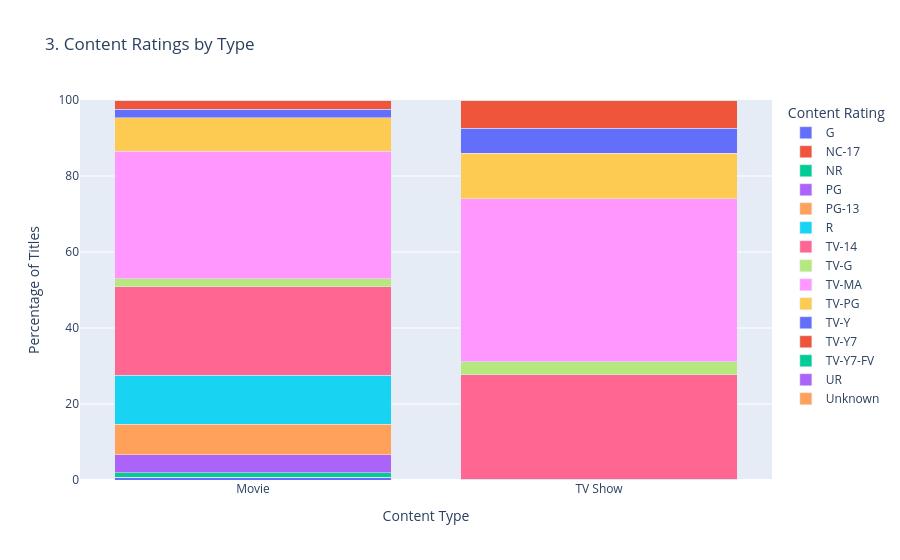

Notebook code cell kept with this figure:
### Markdown cell above
## Visualization 3: Content Ratings by Type
**Research question:** How do content-rating distributions differ between movies and TV shows?

**Visual mapping:** This is a 100% stacked bar. The horizontal position is content type. The vertical position is the percentage of that type, so both bars run from 0 to 100 even though there are more movies than TV shows. Color is the content rating. Comparing percentages, rather than raw counts, is what makes the two catalogs comparable. Ali et al. identified TV-MA as one of the most common ratings. This chart checks that claim separately for movies and for TV shows.

**Findings:** TV-MA is the largest rating in both groups: about 34% of movies and about 43% of TV shows. TV-14 is second in both. R-rated titles are a visible share of movies, and TV-PG is a visible share of TV shows. Mature and teen ratings dominate both types, and the TV-show bar is more concentrated in TV-MA.

### Code cell
def create_chart_3(data):
    counts = (
        data.groupby(["type", "rating"])
        .size()
        .reset_index(name="count")
    )

    counts["percentage"] = (
        counts["count"]
        / counts.groupby("type")["count"].transform("sum")
        * 100
    )

    fig = px.bar(
        counts,
        x="type",
        y="percentage",
        color="rating",
        title="3. Content Ratings by Type",
        labels={
            "type": "Content Type",
            "percentage": "Percentage of Titles",
            "rating": "Content Rating"
        }
    )

    fig.update_layout(
        barmode="stack",
        yaxis_range=[0, 100]
    )

    return fig

fig = create_chart_3(df)
fig.show()

### Figure 1 — Plotly figure (JSON) as saved in the notebook; plotly's stock layout.template omitted (floating-point values rounded to 4 significant figures)
{"data": [{"hovertemplate": "Content Rating=G<br>Content Type=%{x}<br>Percentage of Titles=%{y}<extra></extra>", "legendgroup": "G", "marker": {"color": "#636efa", "pattern": {"shape": ""}}, "name": "G", "orientation": "v", "showlegend": true, "textposition": "auto", "type": "bar", "x": ["Movie"], "xaxis": "x", "y": [0.6688], "yaxis": "y"}, {"hovertemplate": "Content Rating=NC-17<br>Content Type=%{x}<br>Percentage of Titles=%{y}<extra></extra>", "legendgroup": "NC-17", "marker": {"color": "#EF553B", "pattern": {"shape": ""}}, "name": "NC-17", "orientation": "v", "showlegend": true, "textposition": "auto", "type": "bar", "x": ["Movie"], "xaxis": "x", "y": [0.04894], "yaxis": "y"}, {"hovertemplate": "Content Rating=NR<br>Content Type=%{x}<br>Percentage of Titles=%{y}<extra></extra>", "legendgroup": "NR", "marker": {"color": "#00cc96", "pattern": {"shape": ""}}, "name": "NR", "orientation": "v", "showlegend": true, "textposition": "auto", "type": "bar", "x": ["Movie", "TV Show"], "xaxis": "x", "y": [1.223, 0.1868], "yaxis": "y"}, {"hovertemplate": "Content Rating=PG<br>Content Type=%{x}<br>Percentage of Titles=%{y}<extra></extra>", "legendgroup": "PG", "marker": {"color": "#ab63fa", "pattern": {"shape": ""}}, "name": "PG", "orientation": "v", "showlegend": true, "textposition": "auto", "type": "bar", "x": ["Movie"], "xaxis": "x", "y": [4.682], "yaxis": "y"}, {"hovertemplate": "Content Rating=PG-13<br>Content Type=%{x}<br>Percentage of Titles=%{y}<extra></extra>", "legendgroup": "PG-13", "marker": {"color": "#FFA15A", "pattern": {"shape": ""}}, "name": "PG-13", "orientation": "v", "showlegend": true, "textposition": "auto", "type": "bar", "x": ["Movie"], "xaxis": "x", "y": [7.993], "yaxis": "y"}, {"hovertemplate": "Content Rating=R<br>Content Type=%{x}<br>Percentage of Titles=%{y}<extra></extra>", "legendgroup": "R", "marker": {"color": "#19d3f3", "pattern": {"shape": ""}}, "name": "R", "orientation": "v", "showlegend": true, "textposition": "auto", "type": "bar", "x": ["Movie", "TV Show"], "xaxis": "x", "y": [13.0, 0.07474], "yaxis": "y"}, {"hovertemplate": "Content Rating=TV-14<br>Content Type=%{x}<br>Percentage of Titles=%{y}<extra></extra>", "legendgroup": "TV-14", "marker": {"color": "#FF6692", "pattern": {"shape": ""}}, "name": "TV-14", "orientation": "v", "showlegend": true, "textposition": "auto", "type": "bar", "x": ["Movie", "TV Show"], "xaxis": "x", "y": [23.28, 27.39], "yaxis": "y"}, {"hovertemplate": "Content Rating=TV-G<br>Content Type=%{x}<br>Percentage of Titles=%{y}<extra></extra>", "legendgroup": "TV-G", "marker": {"color": "#B6E880", "pattern": {"shape": ""}}, "name": "TV-G", "orientation": "v", "showlegend": true, "textposition": "auto", "type": "bar", "x": ["Movie", "TV Show"], "xaxis": "x", "y": [2.055, 3.513], "yaxis": "y"}, {"hovertemplate": "Content Rating=TV-MA<br>Content Type=%{x}<br>Percentage of Titles=%{y}<extra></extra>", "legendgroup": "TV-MA", "marker": {"color": "#FF97FF", "pattern": {"shape": ""}}, "name": "TV-MA", "orientation": "v", "showlegend": true, "textposition": "auto", "type": "bar", "x": ["Movie", "TV Show"], "xaxis": "x", "y": [33.62, 42.79], "yaxis": "y"}, {"hovertemplate": "Content Rating=TV-PG<br>Content Type=%{x}<br>Percentage of Titles=%{y}<extra></extra>", "legendgroup": "TV-PG", "marker": {"color": "#FECB52", "pattern": {"shape": ""}}, "name": "TV-PG", "orientation": "v", "showlegend": true, "textposition": "auto", "type": "bar", "x": ["Movie", "TV Show"], "xaxis": "x", "y": [8.809, 12.07], "yaxis": "y"}, {"hovertemplate": "Content Rating=TV-Y<br>Content Type=%{x}<br>Percentage of Titles=%{y}<extra></extra>", "legendgroup": "TV-Y", "marker": {"color": "#636efa", "pattern": {"shape": ""}}, "name": "TV-Y", "orientation": "v", "showlegend": true, "textposition": "auto", "type": "bar", "x": ["Movie", "TV Show"], "xaxis": "x", "y": [2.137, 6.577], "yaxis": "y"}, {"hovertemplate": "Content Rating=TV-Y7<br>Content Type=%{x}<br>Percentage of Titles=%{y}<extra></extra>", "legendgroup": "TV-Y7", "marker": {"color": "#EF553B", "pattern": {"shape": ""}}, "name": "TV-Y7", "orientation": "v", "showlegend": true, "textposition": "auto", "type": "bar", "x": ["Movie", "TV Show"], "xaxis": "x", "y": [2.268, 7.287], "yaxis": "y"}, {"hovertemplate": "Content Rating=TV-Y7-FV<br>Content Type=%{x}<br>Percentage of Titles=%{y}<extra></extra>", "legendgroup": "TV-Y7-FV", "marker": {"color": "#00cc96", "pattern": {"shape": ""}}, "name": "TV-Y7-FV", "orientation": "v", "showlegend": true, "textposition": "auto", "type": "bar", "x": ["Movie", "TV Show"], "xaxis": "x", "y": [0.08157, 0.03737], "yaxis": "y"}, {"hovertemplate": "Content Rating=UR<br>Content Type=%{x}<br>Percentage of Titles=%{y}<extra></extra>", "legendgroup": "UR", "marker": {"color": "#ab63fa", "pattern": {"shape": ""}}, "name": "UR", "orientation": "v", "showlegend": true, "textposition": "auto", "type": "bar", "x": ["Movie"], "xaxis": "x", "y": [0.04894], "yaxis": "y"}, {"hovertemplate": "Content Rating=Unknown<br>Content Type=%{x}<br>Percentage of Titles=%{y}<extra></extra>", "legendgroup": "Unknown", "marker": {"color": "#FFA15A", "pattern": {"shape": ""}}, "name": "Unknown", "orientation": "v", "showlegend": true, "textposition": "auto", "type": "bar", "x": ["Movie", "TV Show"], "xaxis": "x", "y": [0.08157, 0.07474], "yaxis": "y"}], "layout": {"barmode": "stack", "legend": {"title": {"text": "Content Rating"}, "tracegroupgap": 0}, "title": {"text": "3. Content Ratings by Type"}, "xaxis": {"anchor": "y", "domain": [0.0, 1.0], "title": {"text": "Content Type"}}, "yaxis": {"anchor": "x", "domain": [0.0, 1.0], "range": [0, 100], "title": {"text": "Percentage of Titles"}}}}
